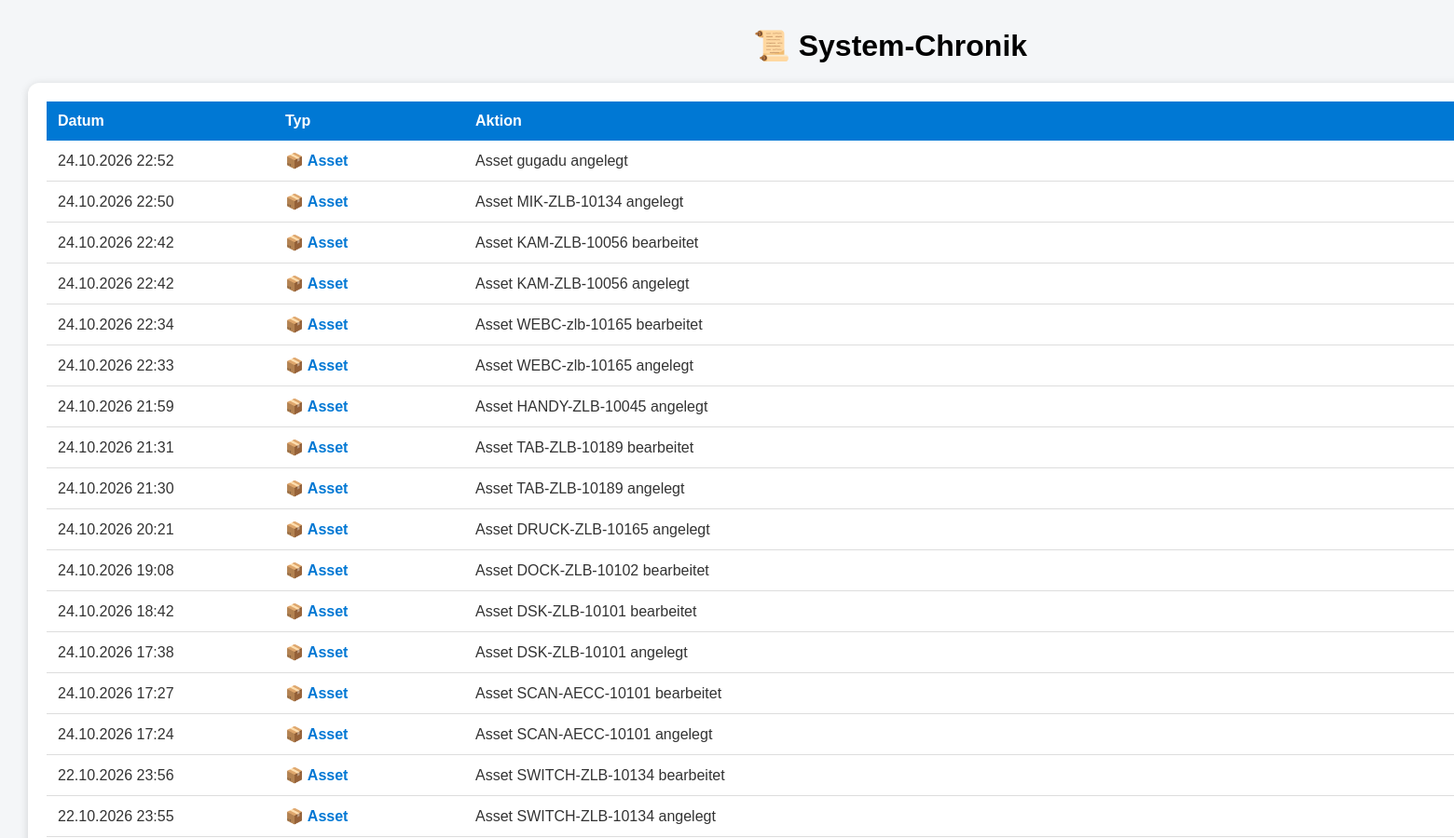
The page /historie (upper part) on the database as committed earlier.
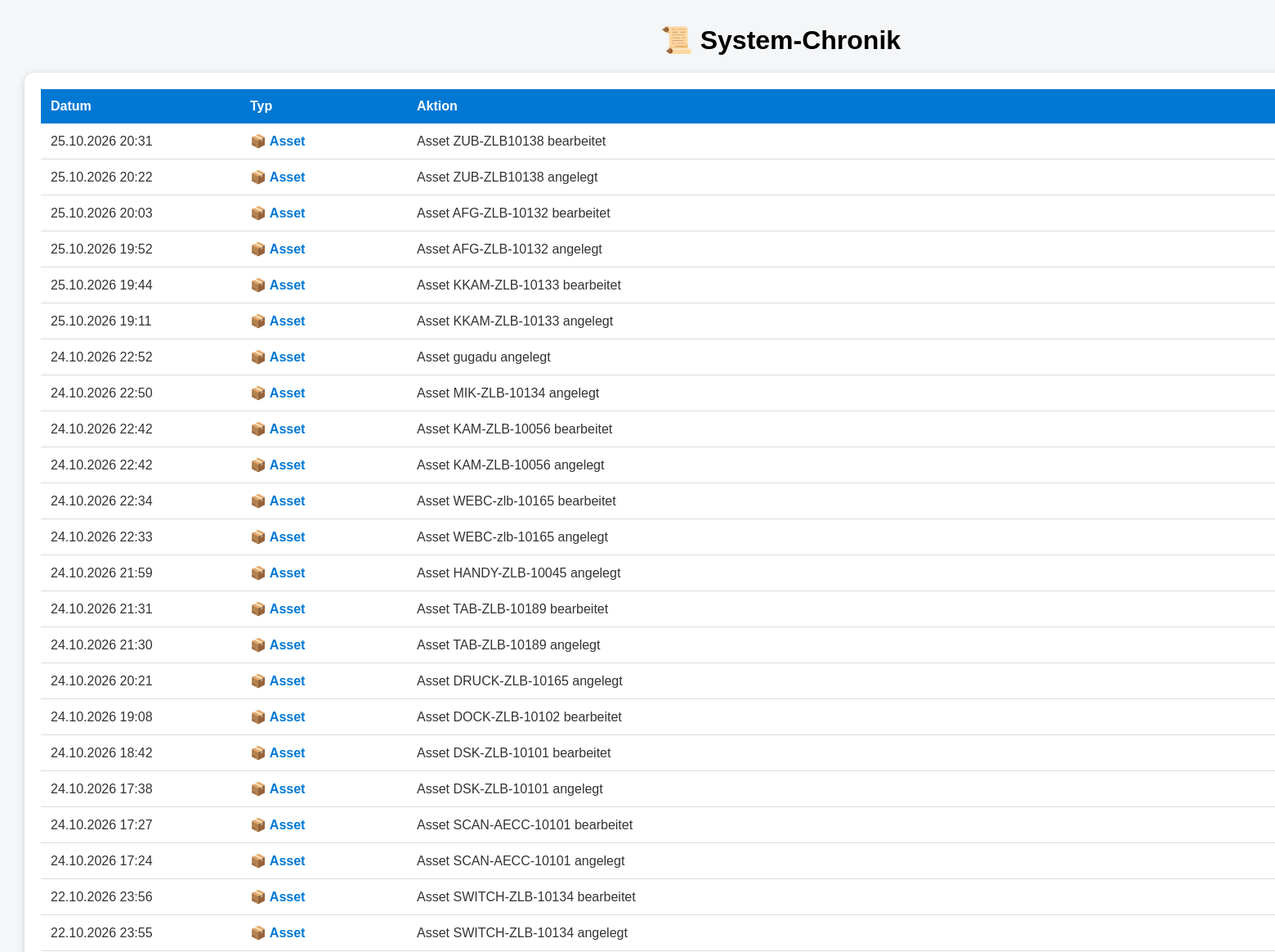
The same page on the database as committed later.
### tables this page shows
CREATE TABLE historie (
            id INTEGER PRIMARY KEY,
            datum TEXT,
            typ TEXT,
            aktion TEXT

        );

### app.py (the view)
@app.route("/historie")
def historie():
    verbindung = sqlite3.connect("asset_management.db")
    cursor = verbindung.cursor()
    cursor.execute("""
        SELECT datum, typ, aktion
        FROM historie
        ORDER BY id DESC
    """)
    eintraege = cursor.fetchall()
    verbindung.close()
    return render_template(
        "historie.html",
        eintraege=eintraege
    )

### templates/historie.html (shortened to what this page needs)
<!DOCTYPE html>
<html>
<head>
    <link rel="stylesheet"
          href="{{ url_for('static', filename='style.css')   }}">
</head>
<body>
    <div class="container">
        <h1>📜 System-Chronik</h1>
        <div class="card">
            <table>
                <tr>
                    <th class="datum">Datum</th>
                    <th class="typ">Typ</th>
                    <th>Aktion</th>
                </tr>
                {% for e in eintraege %}
                <tr>
                    <td>{{ e[0] }}</td>
                    <td>
                        {% if e[1] == "Asset" %}
                            <span class="asset">
                                📦 Asset
                            </span>
                        {% elif e[1] == "Mitarbeiter" %}
                            <span class="mitarbeiter">
                                👤 Mitarbeiter
                            </span>
                        {% else %}
                            {{ e[1] }}
                        {% endif %}
                    </td>
                    <td>{{ e[2] }}</td>
                </tr>
                {% endfor %}
            </table>
        </div>
    </div>
</body>
</html>

### static/style.css (style rules this page uses)
body { font-family: Arial, sans-serif; background-color: #f4f6f8; margin: 30px; }
h1 { text-align: center; }
.card { color: #333; text-decoration: none; }
.container { width: 1850px; margin: auto; }

### templates/historie.html (style rules this page uses)
.card { background-color: white; border-radius: 12px; padding: 20px; box-shadow: 0 2px 10px rgba(0,0,0,0.15); margin-top: 20px; }
.asset { color: #0078d4; font-weight: bold; }
table { width: 100%; border-collapse: collapse; }
th { background-color: #0078d4; color: white; text-align: left; padding: 12px; }
td { padding: 12px; border-bottom: 1px solid #ddd; }
.datum { width: 220px; }
.typ { width: 180px; }

Rows that differ between the two databases and show on the page:
added historie: datum "25.10.2026 20:31", typ "📦 Asset", aktion "Asset ZUB-ZLB10138 bearbeitet"
added historie: datum "25.10.2026 20:22", typ "📦 Asset", aktion "Asset ZUB-ZLB10138 angelegt"
added historie: datum "25.10.2026 20:03", typ "📦 Asset", aktion "Asset AFG-ZLB-10132 bearbeitet"
added historie: datum "25.10.2026 19:52", typ "📦 Asset", aktion "Asset AFG-ZLB-10132 angelegt"
added historie: datum "25.10.2026 19:44", typ "📦 Asset", aktion "Asset KKAM-ZLB-10133 bearbeitet"
added historie: datum "25.10.2026 19:11", typ "📦 Asset", aktion "Asset KKAM-ZLB-10133 angelegt"
